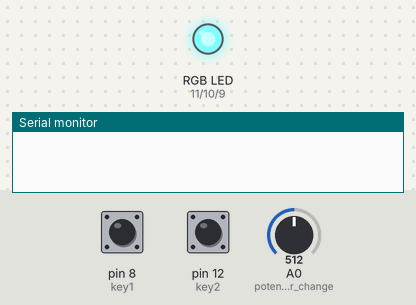
Simulated run of this sketch. Board: Arduino Uno, built with avr-gcc and run on an emulated ATmega328P. On the bench: an RGB LED mixed from three pins (HIGH = lit), the last lines printed to the serial monitor. The inputs (shaded band) are chosen by the test bench; at power-on: pin 12 (key2) LOW, A0 (potentiometer_change) = 512, pin 8 (key1) LOW.

Above: at 1.2 s.
1.3 s: pin 12 (key2) pulled HIGH for 0.15 s
4.3 s: A0 (potentiometer_change) set to 122
At 6.5 s:
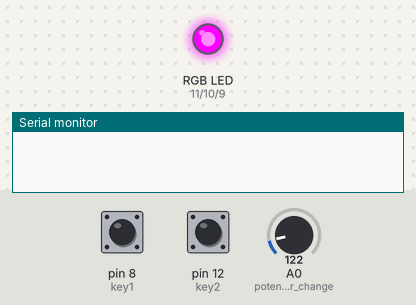
7.3 s: pin 8 (key1) pulled HIGH for 0.15 s
At 8.6 s:
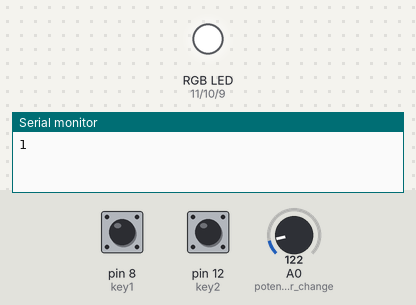
10.3 s: A0 (potentiometer_change) set to 138
At 12.3 s:
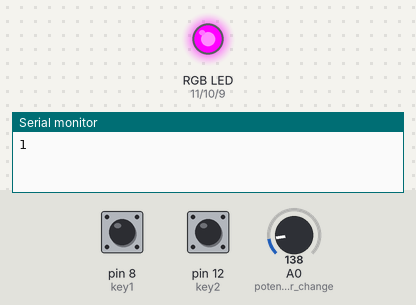
12.4 s: A0 (potentiometer_change) set to 511
At 13.0 s:
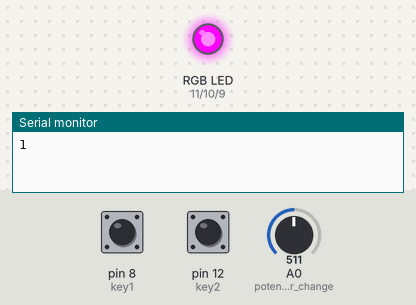
15.4 s: pin 8 (key1) pulsed HIGH 5 times (0.12 s each, 0.3 s apart)
At 16.15 s:
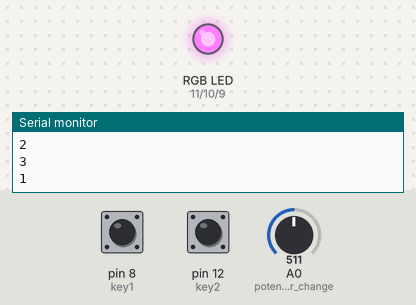
Timing chart, 0 to 18.4 s (numbered marks = the images above; inputs shaded):
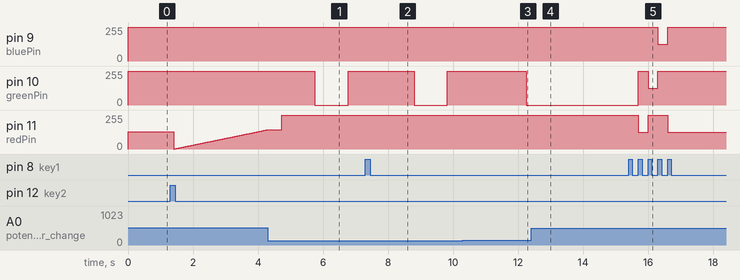

The sketch:

final.ino
```cpp
#define key1 8
#define key2 12
#define key1_interrupt 2


#include "rgb.h"
#include "timer_struct.h"
#include "state_machine.h"
#include <ctype.h>

//0 = RED, 1 = GREEN, 2 = BLUE, 3, OFF
int rgb_state = 0;

//keeps track of button states to check for changes
int last_key1_state = LOW;
int last_key2_state = LOW;

rgb_t rgb_values = {0,255,255};  //Default RED

timer_t debouncer = {millis(), DEBOUNCER};  //Handles debouncing
timer_t fade_delay = {millis(), 20UL}; // 20 ms is default
timer_t test = {millis(), 300UL};

//Rainbow mode variables
int fade_counter = 0;
int fade_state = RED_GREEN;

//Machine state
int machine_state = 0;
state_struct_t machine_state1 = {RGB, RAINBOW}; //Default value

int sensor_value;
int last_sensor_value;

void setup() {
  Serial.begin(9600);

  pinMode(key1, INPUT);
  pinMode(key2, INPUT);
  pinMode(redPin, INPUT);
  pinMode(greenPin, INPUT);
  pinMode(bluePin, INPUT);

  //Serial.println("Type 'menu' for available commands:");
}


void loop() {

  if(potentiometer_change()) {
    sensor_value = analogRead(A0);
  }

  if (!Serial.available()) {
    key1_function(sensor_value);
    key2_function(sensor_value);
    state_executer(machine_state, sensor_value);
  }
  if (Serial.available()) {
  menu_handler();
  //state_executer(machine_state, sensor_value);
  }

}

bool potentiometer_change() {
  int sensor_now = analogRead(A0);
  if  (abs(sensor_now - last_sensor_value) >  3) {
    last_sensor_value = sensor_now;
    return true;
  }
  return false;
}

void key1_function(int sensor_value) {
  int key_state = digitalRead(key1);
  if (time_checker(&debouncer) && key_state != last_key1_state) {
    last_key1_state = key_state;
    if(key_state == HIGH) {
      rgb_state++;
      Serial.println(rgb_state);
      if(rgb_state > 2) {
        rgb_state = 0;
        machine_state = 0;
      }

    }
    else if (key_state == LOW) {
      //Serial.println("Button 1 Released");
    }
  }
}

void key2_function(int sensor_value) {
  int key_state = digitalRead(key2);
  if (time_checker(&debouncer)) {
    if( key_state != last_key2_state) {
      last_key2_state = key_state;
      if(key_state == HIGH) {
        machine_state = RAINBOW;
        //Serial.println("Button 2 Pressed");
      }
      else {
        //Serial.println("Button 2 Released");

      }
    }
  }
}

bool time_checker(timer_t* time_struct) {
  unsigned long now = millis();
  if (now - time_struct->last_event >= time_struct->interval) {
    time_struct->last_event = now;
    return true;
  }
  return false;
}

void change_rgb(const int sensor_value) {
  int brightness = sensor_value / 4;
  switch(rgb_state){
    case RED:
      analogWrite(redPin, brightness);
      analogWrite(greenPin, 255);
      analogWrite(bluePin, 255);
      break;

     case GREEN:
      analogWrite(redPin, 255);
      analogWrite(greenPin, brightness);
      analogWrite(bluePin, 255);
      break;

     case BLUE:
      analogWrite(redPin, 255);
      analogWrite(greenPin, 255);
      analogWrite(bluePin, brightness);
      break;

     case OFF:
      analogWrite(redPin, 255);
      analogWrite(greenPin, 255);
      analogWrite(bluePin, 255);
      break;

    default:
      rgb_state = 0;
  }
}

void rgb(rgb_t rgb_values) {
  analogWrite(redPin, rgb_values.r);
  analogWrite(greenPin, rgb_values.g);
  analogWrite(bluePin, rgb_values.b);
}

void rainbow(const int sensor_value) {
  //FOR DEBUGGING PURPOSES
  /*if(time_checker(&test)) {
    Serial.println("RGB");
    Serial.println(rgb_values.r);
    Serial.println(rgb_values.g);
    Serial.println(rgb_values.b);
  }*/

  int rainbow_speed = sensor_value / 25;
  fade_delay.interval = rainbow_speed;
  if(time_checker(&fade_delay) && fade_counter < 255) {
    if(fade_state == RED_GREEN) {
      //Serial.println(rgb_values.r);
      rgb_values.r--;
      rgb_values.g++;
      analogWrite(redPin, 255 - rgb_values.r);
      analogWrite(greenPin, 255 - rgb_values.g);
      analogWrite(bluePin, 255);
      fade_counter++;
      if (fade_counter == 255) {
        fade_counter = 0;
        fade_state = GREEN_BLUE;
      }
    }
    if (fade_state == GREEN_BLUE) {
      rgb_values.g--;
      rgb_values.b++;
      analogWrite(redPin, 255);
      analogWrite(greenPin, 255 - rgb_values.g);
      analogWrite(bluePin, 255 - rgb_values.b);
      fade_counter++;
      if (fade_counter == 255) {
        fade_counter = 0;
        fade_state = BLUE_RED;
      }
    }
    if (fade_state == BLUE_RED) {
      rgb_values.b--;
      rgb_values.r++;
      analogWrite(redPin, 255);
      analogWrite(greenPin, 255 - rgb_values.g);
      analogWrite(bluePin, 255 - rgb_values.b);
      fade_counter++;
      if (fade_counter == 255) {
        fade_counter = 0;
        fade_state = RED_GREEN;
      }
    }
  }
}

int state_executer(int state, int sensor_value) {
    switch (state) {
      case RGB:
        change_rgb(sensor_value);
        break;

      case RAINBOW:
        rainbow(sensor_value);
        break;

      default:
        machine_state = 0;
    }
}

void print_menu(void) {
  Serial.println("|****************************|");
  Serial.println("|**|Ardnoid Configuration |**|");
  Serial.println("|**|        Menu          |**|");
  Serial.println("|****************************|");
  Serial.println("");
  Serial.println("Type one of the following options:");
  Serial.println("red / green / blue / rainbow or off");
  Serial.println("red / green / blue / rainbow or off.");
  Serial.println("To use the potentiometer, use 'pot' followed by a value (0-9).");
  Serial.println("For example 'pot1' or 'pot9'.");
}

void menu_handler() {
  //Serial.println("Type 'menu' for available commands:");

    String menu_choice = Serial.readString();
    if(menu_choice.compareTo("red") == 0) {
      Serial.println("LED light RED");
      rgb_state = RED;
      machine_state = RGB;
    }
    else if(menu_choice.compareTo("green") == 0) {
      Serial.println("LED light GREEN");
      rgb_state = GREEN;
      machine_state = RGB;
    }
    else if(menu_choice.compareTo("blue") == 0) {
      Serial.println(" LED light BLUE");
      rgb_state = BLUE;
      machine_state = RGB;
    }
    else if(menu_choice.compareTo("rainbow") == 0) {
      Serial.println("RAINBOW MODE ON");
      machine_state = RAINBOW;
    }
    else if(menu_choice.compareTo("off") == 0) {
      rgb_state = 3;
      machine_state = 0;
    }
    else if(menu_choice.compareTo("menu") == 0) {
      print_menu();
    }
    else if(menu_choice[0] == 'p' && menu_choice[1] == 'o' && menu_choice[2] == 't') {
      char buffer[15];
      menu_choice.toCharArray(buffer, 15);
      char value = buffer[3];

      if(!isDigit(value)) {
        Serial.println("Value must be numerical.");
      }
      else {
        sensor_value = (value - '0') * 100; //multiply by 10 to incease the difference
        //Serial.println(sensor_value);
      }

    }
 }
```

rgb.h
```cpp
#ifndef RGB_H
#define RGB_H


#define redPin 11
#define greenPin 10
#define bluePin 9

typedef enum {
    RED,
    GREEN,
    BLUE,
    OFF
} LED_MODE_t;

typedef enum {
    RED_GREEN,
    GREEN_BLUE,
    BLUE_RED
} FADE_STATE_t;

typedef struct {
  int r;
  int g;
  int b;
} rgb_t;

#endif
```

state_machine.h
```cpp
#ifndef STATE_MACHINE_H
#define STATE_MACHINE_H

typedef enum {
    RGB,
    RAINBOW,
    SERIAL_COM,
    LED_OFF
} FSM_STATES_t;

typedef struct {
  FSM_STATES_t state;
  FSM_STATES_t next_state;
} state_struct_t;

#endif
```

timer_struct.h
```cpp
#ifndef TIMER_H
#define TIMER_H

#define DEBOUNCER 20

typedef struct {
  unsigned long last_event;
  unsigned long interval;
} timer_t;

#endif
```

Measured:
- the behaviour switches between 125 and 126 on A0 (potentiometer_change) (found by bisection; images 2 and 3)
- after the input at 4.3 s, pin 10 (greenPin): 255/255 → 0/255 after 1.5 s, → 255/255 1.0 s later
- after the input at 7.3 s, pin 11 (redPin): stays 255/255 (without the input it goes to 118/255 after 3.0 s)
- after the input at 10.3 s, pin 10 (greenPin): 255/255 → 0/255 after 2.0 s instead of 1.6 s
- after the input at 12.4 s, pin 10 (greenPin): stays 0/255 (without the input it goes to 255/255 after 1.1 s)
- after the input at 15.4 s, pin 10 (greenPin): 0/255 → 255/255 after 0.30 s instead of 1.5 s
